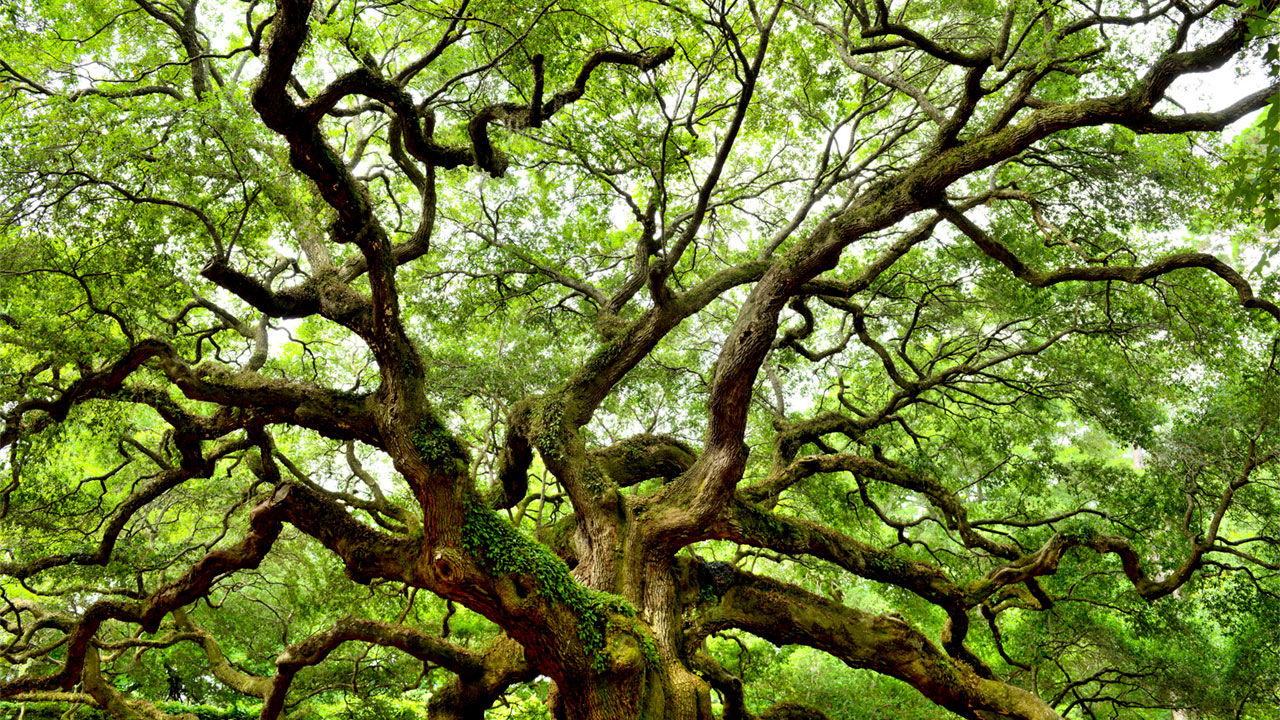
#> input picture lab2/tree.png, 1280 x 720 px, given in place of the camera
$ python test1.py
#> lines starting #> are read from the running program, lines starting #| are printed output that depends on the picture; after the words box and inside, x2 and y2 are one past the last pixel; in counts of white or black regions, pixels touching at a corner belong together
# ITMO University
# Mobile Computer Vision course
# 2020
# by Aleksei Denisov
# denisov@itmo.ru

import cv2
import numpy as np

# gstreamer_pipeline returns a GStreamer pipeline for capturing from the CSI camera
# Defaults to 1280x720 @ 60fps
# Flip the image by setting the flip_method (most common values: 0 and 2)
# display_width and display_height determine the size of the window on the screen


#def rectangle_control():


def gstreamer_pipeline(
    capture_width=1280,
    capture_height=720,
    display_width=1280,
    display_height=720,
    framerate=30,
    flip_method=0,
):
    return (
        "nvarguscamerasrc ! "
        "video/x-raw(memory:NVMM), "
        "width=(int)%d, height=(int)%d, "
        "format=(string)NV12, framerate=(fraction)%d/1 ! "
        "nvvidconv flip-method=%d ! "
        "video/x-raw, width=(int)%d, height=(int)%d, format=(string)BGRx ! "
        "videoconvert ! "
        "video/x-raw, format=(string)BGR ! appsink max-buffers=1 drop=true"
        % (
            capture_width,
            capture_height,
            framerate,
            flip_method,
            display_width,
            display_height,
        )
    )

def colors_masks(hsvFrame):
    # define mask
    red_lower = np.array([136, 87, 111], np.uint8)
    red_upper = np.array([180, 255, 255], np.uint8)
    red_mask = cv2.inRange(hsvFrame, red_lower, red_upper)

    green_lower = np.array([75, 50, 80], np.uint8)
    green_upper = np.array([90, 255, 255], np.uint8)
    green_mask = cv2.inRange(hsvFrame, green_lower, green_upper)

    blue_lower = np.array([94, 80, 2], np.uint8)
    blue_upper = np.array([120, 255, 255], np.uint8)
    blue_mask = cv2.inRange(hsvFrame, blue_lower, blue_upper)
    return red_mask,green_mask,blue_mask

def show_camera():
    # To flip the image, modify the flip_method parameter (0 and 2 are the most common)
    print(gstreamer_pipeline(flip_method=4))
    cap = cv2.VideoCapture(0)
    cap.set(cv2.CAP_PROP_FRAME_WIDTH, 1280)
    cap.set(cv2.CAP_PROP_FRAME_HEIGHT, 720)
    #cap = cv2.VideoCapture(gstreamer_pipeline(flip_method=4), cv2.CAP_GSTREAMER)
    start_point = (0, 0)
    end_point = (100, 100)
    color = (0, 255, 0)
    thickness = 1
    if cap.isOpened():
        window_handle = cv2.namedWindow("CSI Camera", cv2.WINDOW_AUTOSIZE)
        # Window
        while cv2.getWindowProperty("CSI Camera", 0) >= 0:
            ret_val, frame = cap.read()
#> frame is the input picture: shape (720, 1280, 3); mean B, G, R 57, 124.3, 110.7

            invert = ~frame
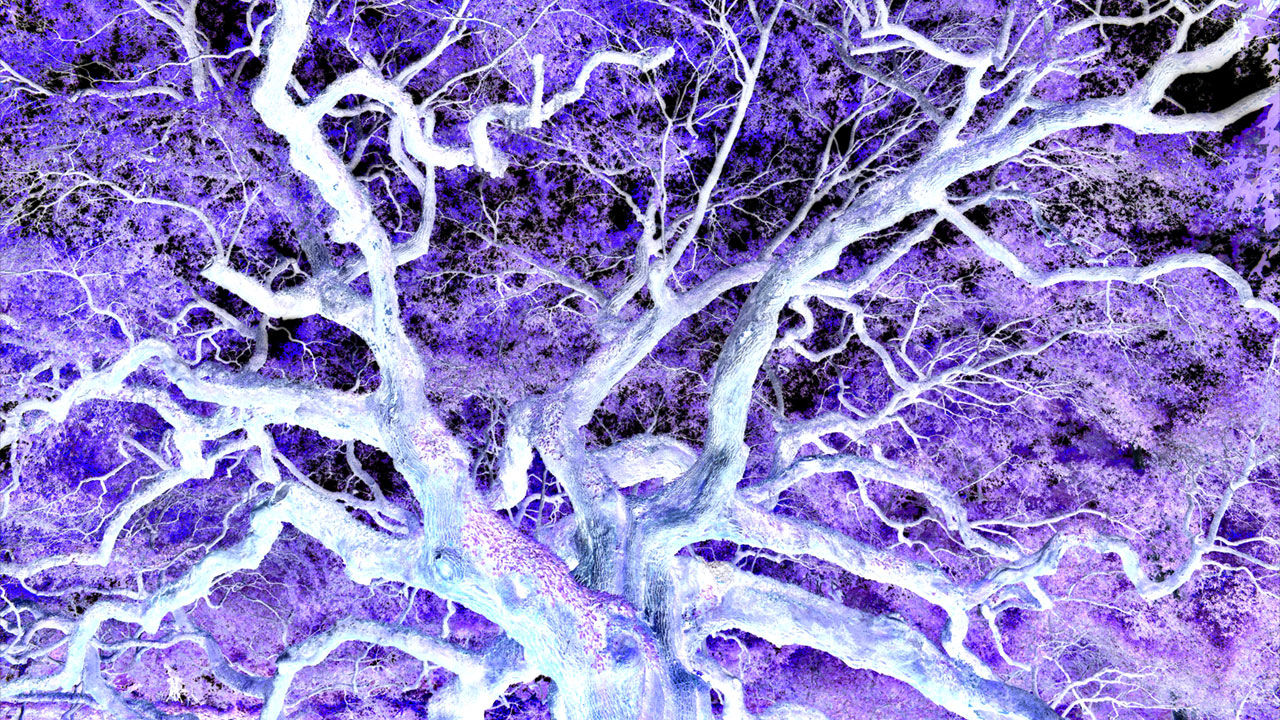
#> invert: shape (720, 1280, 3); mean B, G, R 198, 130.7, 144.3

            # Show video
            #cv2.imshow('Inverted', invert)

            cropped_frame = frame[start_point[1]:end_point[1], start_point[0]:end_point[0]]
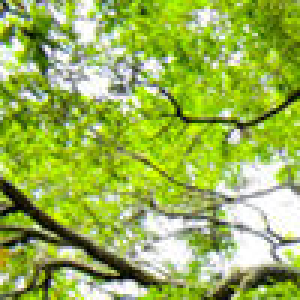
#> cropped_frame: shape (100, 100, 3) (shown 3 times larger); mean B, G, R 81.7, 180.6, 153.8
            hsvFrame = cv2.cvtColor(cropped_frame, cv2.COLOR_BGR2HSV)
#> hsvFrame: shape (100, 100, 3); mean H, S, V 46.6, 151, 182
            masks = colors_masks(hsvFrame)
#> in colors_masks, `red_mask = cv2.inRange(hsvFrame, red_lower, red_upper)`: red_mask: shape (100, 100); every value is 0
#> in colors_masks, `green_mask = cv2.inRange(hsvFrame, green_lower, green_upper)`:
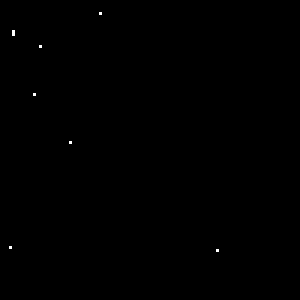
#> green_mask: shape (100, 100) (shown 3 times larger); 0.08% white in thin lines or dots, all inside (x1, y1, x2, y2) = (3, 4, 73, 84)
#> in colors_masks, `blue_mask = cv2.inRange(hsvFrame, blue_lower, blue_upper)`: blue_mask: shape (100, 100); 0.34% white in thin lines or dots, all inside (x1, y1, x2, y2) = (0, 0, 89, 100)
            cv2.rectangle(frame, start_point, end_point, color, thickness)
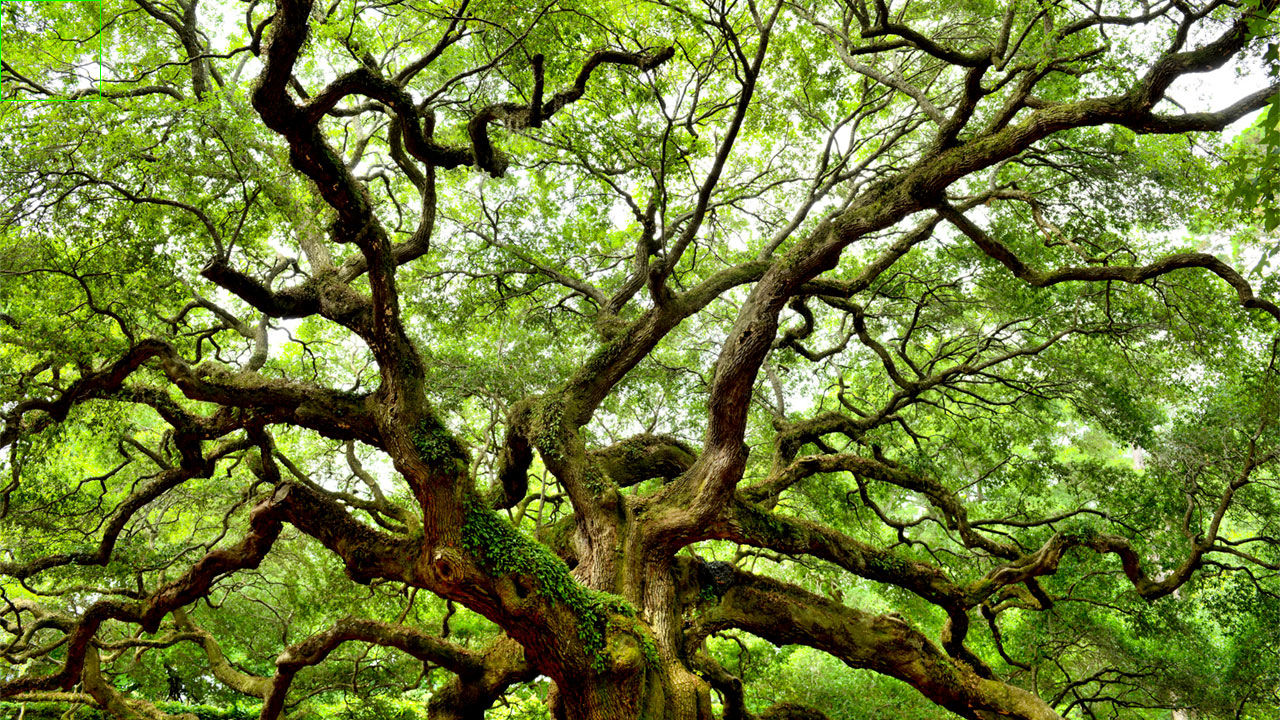
#> frame: shape (720, 1280, 3); 0.04% of pixels changed, all inside (x1, y1, x2, y2) = (0, 0, 101, 101)
            kernal = np.ones((5,5), "uint8")

            red_mask = cv2.dilate(masks[0], kernal)
            cv2.bitwise_and(cropped_frame, cropped_frame, mask = masks[0])
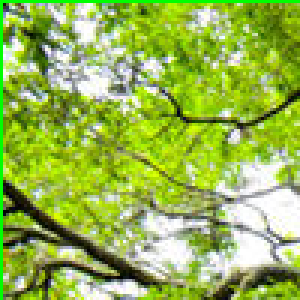
#> cropped_frame: shape (100, 100, 3) (shown 3 times larger); 1.99% of pixels changed, all inside (x1, y1, x2, y2) = (0, 0, 100, 100)
            red_contours, hierarchy = cv2.findContours(red_mask.copy(),
                                            cv2.RETR_TREE,
                                            cv2.CHAIN_APPROX_SIMPLE)
#> red_contours = []
           # cv2.drawContours(cropped_frame, red_contours, -1, (0, 0, 255), 3)
            for pic, contour in enumerate(red_contours):
                area = cv2.contourArea(contour)
                print(area)
                if (area > 4000):
                    cv2.putText(frame, "RED", (start_point[0] + 10,end_point[1] + 50),
                                cv2.FONT_HERSHEY_SIMPLEX, 1.0,
                                (0, 0, 255),thickness = 2)
#> this loop made 0 passes

            blue_mask = cv2.dilate(masks[2], kernal)
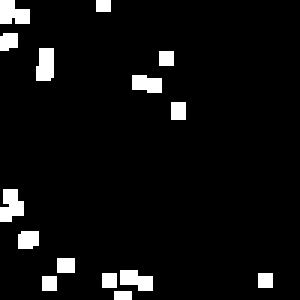
#> blue_mask: shape (100, 100) (shown 3 times larger); 5.6% white; 15 white regions (1 under 20 px)
            cv2.bitwise_and(cropped_frame, cropped_frame, mask = blue_mask)
            blue_contours, hierarchy = cv2.findContours(blue_mask.copy(),
                                            cv2.RETR_TREE,
                                            cv2.CHAIN_APPROX_SIMPLE)
#> blue_contours = 15 contours, 6 with area under 20; largest, box (x1, y1, x2, y2) and area: (0, 63, 8, 74) 46, (0, 0, 10, 8) 46, (12, 16, 18, 27) 44, (40, 90, 51, 97) 39, (44, 25, 54, 31) 36
            #cv2.drawContours(cropped_frame, blue_contours, -1, (255, 0, 0), 3)
            for pic, contour in enumerate(blue_contours):
                area = cv2.contourArea(contour)
                print(area)
                if (area > 4000):
                    cv2.putText(frame, "BLUE", (start_point[0] + 10,end_point[1] + 50),
                                cv2.FONT_HERSHEY_SIMPLEX, 1.0,
                                (255, 0, 0),thickness = 2)
#> this loop made 15 passes
#> area on passes 5, 7, 8, 10, 12, 13, 15: 39, 28, 46, 36, 44, 22, 45.5
#> (contour, area) on passes 6, 9: ([[19, 86], [19, 90], [24, 90], [24, 86]], 20), ([[57, 34], [57, 39], [61, 39], [61, 34]], 20)
#| 10.0
#| 16.0
#| 16.0
#| 16.0
#| 39.0
#| 20.0
#| 28.0
#| 46.0
#> (further printed lines are left out)


            green_mask = cv2.dilate(masks[1], kernal)
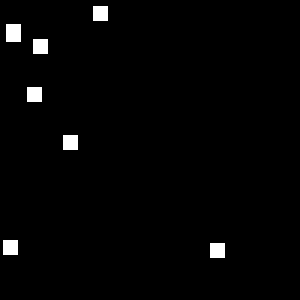
#> green_mask: shape (100, 100) (shown 3 times larger); 1.8% white; 7 white regions
            cv2.bitwise_and(cropped_frame, cropped_frame, mask=green_mask)
            green_contours, hierarchy = cv2.findContours(green_mask.copy(),
                                            cv2.RETR_TREE,
                                            cv2.CHAIN_APPROX_SIMPLE)
#> green_contours = 7 contours, 6 with area under 20; largest, box (x1, y1, x2, y2) and area: (2, 8, 7, 14) 20
            #cv2.drawContours(cropped_frame, green_contours, -1, (0, 255, 0), 3)
            for pic, contour in enumerate(green_contours):
                area = cv2.contourArea(contour)
                print(area)
                if (area > 4000):
                    cv2.putText(frame, "GREEN", (start_point[0] + 10,end_point[1] + 50),
                                cv2.FONT_HERSHEY_SIMPLEX, 1.0,
                                (0, 255, 0), thickness = 2)
#> this loop made 7 passes
#> (contour, area) on pass 6: ([[2, 8], [2, 13], [6, 13], [6, 8]], 20)
#| 16.0
#| 16.0
#| 16.0
#| 16.0
#| 16.0
#| 20.0
#| 16.0


            cv2.imshow('Inverted', frame)

            # This also acts as
            keyCode = cv2.waitKey(1) & 0xFF
#> (key Esc is pressed here)
            # Stop the program on the ESC key
            if keyCode == 27:
                break

            # Left arrow
            if keyCode == 81 and start_point[0] >= 0 and end_point[0] >= 0:
                start_point = (start_point[0] - 15, start_point[1])
                end_point = (end_point[0] - 15, end_point[1])
            # Up arrow
            if keyCode == 82 and start_point[1] >= 0 and end_point[1] >= 0:
                start_point = (start_point[0], start_point[1] - 15)
                end_point = (end_point[0], end_point[1] - 15)

            # Right arrow
            if keyCode == 83 and start_point[0] <= 1280 and end_point[0] <= 1280:
                start_point = (start_point[0] + 15, start_point[1])
                end_point = (end_point[0] + 15, end_point[1])

            # Down arrow
            if keyCode == 84 and start_point[1] <= 720 and end_point[1] <= 720:
                start_point = (start_point[0], start_point[1] + 15)
                end_point = (end_point[0], end_point[1] + 15)

        cap.release()
        cv2.destroyAllWindows()
    else:
        print("Unable to open camera")


if __name__ == "__main__":
    show_camera()
